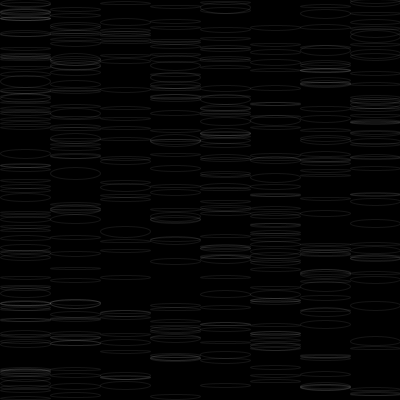
Frame 1 (no input)
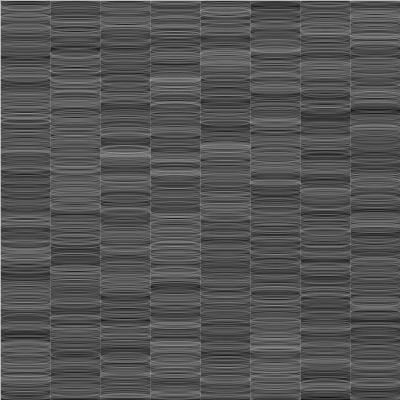
Frame 60 (the mouse pressed at the canvas centre just before this capture)
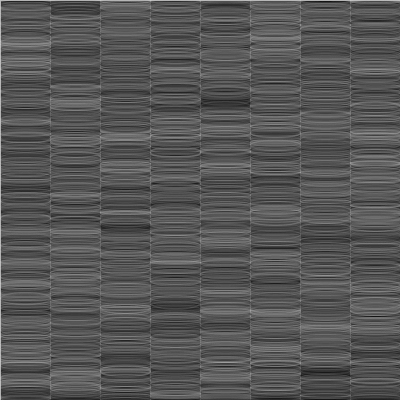
Frame 120 (the mouse held since frame 60 and released just before this capture)

The Processing sketch that drew these frames (run headless with seeded random() and noise(); from frame 60 on, the mouse is pressed at the canvas centre):

// Processing sketch: byn2
// ── byn2.pde
int cant = 400;
int filas = 8;
float tam;
void setup() {
  size(400, 400);
  noStroke();
  tam = width/filas;
  background(0);
}

void draw() {
  float x, y;
  fill(0, 10);
  rect(0, 0, width, height);
  noFill();
  stroke(255,20);
  for (int i = 0; i < cant; i++) {
    x = int(random(filas));
    y = random(height);
    ellipse(tam/2+(tam*x),y,tam,tam/random(4,20));
  }
}
